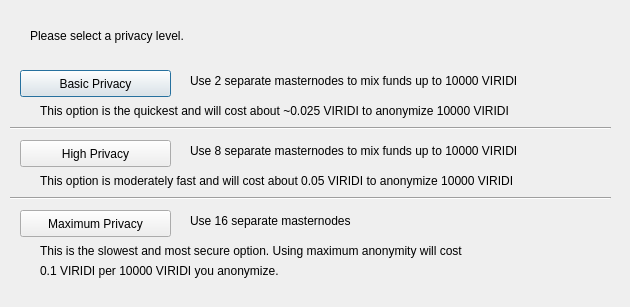
<?xml version="1.0" encoding="UTF-8"?>
<ui version="4.0">
 <class>ObfuscationConfig</class>
 <widget class="QDialog" name="ObfuscationConfig">
  <property name="geometry">
   <rect>
    <x>0</x>
    <y>0</y>
    <width>630</width>
    <height>307</height>
   </rect>
  </property>
  <property name="windowTitle">
   <string>Configure Obfuscation</string>
  </property>
  <widget class="QPushButton" name="buttonBasic">
   <property name="geometry">
    <rect>
     <x>20</x>
     <y>70</y>
     <width>151</width>
     <height>27</height>
    </rect>
   </property>
   <property name="text">
    <string>Basic Privacy</string>
   </property>
  </widget>
  <widget class="QPushButton" name="buttonHigh">
   <property name="geometry">
    <rect>
     <x>20</x>
     <y>140</y>
     <width>151</width>
     <height>27</height>
    </rect>
   </property>
   <property name="text">
    <string>High Privacy</string>
   </property>
  </widget>
  <widget class="QPushButton" name="buttonMax">
   <property name="geometry">
    <rect>
     <x>20</x>
     <y>210</y>
     <width>151</width>
     <height>27</height>
    </rect>
   </property>
   <property name="text">
    <string>Maximum Privacy</string>
   </property>
  </widget>
  <widget class="QLabel" name="label">
   <property name="geometry">
    <rect>
     <x>30</x>
     <y>20</y>
     <width>571</width>
     <height>31</height>
    </rect>
   </property>
   <property name="text">
    <string>Please select a privacy level.</string>
   </property>
  </widget>
  <widget class="QLabel" name="label_2">
   <property name="geometry">
    <rect>
     <x>190</x>
     <y>70</y>
     <width>421</width>
     <height>21</height>
    </rect>
   </property>
   <property name="text">
    <string>Use 2 separate masternodes to mix funds up to 10000 VIRIDI</string>
   </property>
  </widget>
  <widget class="QLabel" name="label_3">
   <property name="geometry">
    <rect>
     <x>190</x>
     <y>140</y>
     <width>411</width>
     <height>21</height>
    </rect>
   </property>
   <property name="text">
    <string>Use 8 separate masternodes to mix funds up to 10000 VIRIDI</string>
   </property>
  </widget>
  <widget class="QLabel" name="label_4">
   <property name="geometry">
    <rect>
     <x>190</x>
     <y>210</y>
     <width>421</width>
     <height>21</height>
    </rect>
   </property>
   <property name="text">
    <string>Use 16 separate masternodes</string>
   </property>
  </widget>
  <widget class="QLabel" name="label_6">
   <property name="geometry">
    <rect>
     <x>40</x>
     <y>100</y>
     <width>561</width>
     <height>21</height>
    </rect>
   </property>
   <property name="text">
    <string>This option is the quickest and will cost about ~0.025 VIRIDI to anonymize 10000 VIRIDI</string>
   </property>
  </widget>
  <widget class="QLabel" name="label_7">
   <property name="geometry">
    <rect>
     <x>40</x>
     <y>170</y>
     <width>561</width>
     <height>21</height>
    </rect>
   </property>
   <property name="text">
    <string>This option is moderately fast and will cost about 0.05 VIRIDI to anonymize 10000 VIRIDI</string>
   </property>
  </widget>
  <widget class="QLabel" name="label_8">
   <property name="geometry">
    <rect>
     <x>40</x>
     <y>240</y>
     <width>561</width>
     <height>21</height>
    </rect>
   </property>
   <property name="text">
    <string>This is the slowest and most secure option. Using maximum anonymity will cost</string>
   </property>
  </widget>
  <widget class="QLabel" name="label_9">
   <property name="geometry">
    <rect>
     <x>40</x>
     <y>260</y>
     <width>561</width>
     <height>21</height>
    </rect>
   </property>
   <property name="text">
    <string>0.1 VIRIDI per 10000 VIRIDI you anonymize.</string>
   </property>
  </widget>
  <widget class="Line" name="line">
   <property name="geometry">
    <rect>
     <x>10</x>
     <y>120</y>
     <width>601</width>
     <height>16</height>
    </rect>
   </property>
   <property name="orientation">
    <enum>Qt::Horizontal</enum>
   </property>
  </widget>
  <widget class="Line" name="line_2">
   <property name="geometry">
    <rect>
     <x>10</x>
     <y>190</y>
     <width>601</width>
     <height>16</height>
    </rect>
   </property>
   <property name="orientation">
    <enum>Qt::Horizontal</enum>
   </property>
  </widget>
 </widget>
 <resources/>
 <connections/>
</ui>
